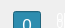
<?xml version="1.0" encoding="UTF-8"?>
<ui version="4.0">
 <class>watch</class>
 <widget class="QWidget" name="watch">
  <property name="geometry">
   <rect>
    <x>0</x>
    <y>0</y>
    <width>65</width>
    <height>28</height>
   </rect>
  </property>
  <property name="maximumSize">
   <size>
    <width>66</width>
    <height>28</height>
   </size>
  </property>
  <property name="windowTitle">
   <string>watch</string>
  </property>
  <property name="styleSheet">
   <string notr="true">QLabel{
color: rgb(255, 255, 255);
}
QProgressBar {
color:rgb(255, 255, 255);
}
QProgressBar::chunk {
margin: 1px;
}</string>
  </property>
  <widget class="QWidget" name="horizontalLayoutWidget">
   <property name="geometry">
    <rect>
     <x>0</x>
     <y>0</y>
     <width>85</width>
     <height>34</height>
    </rect>
   </property>
   <layout class="QHBoxLayout" name="horizontalLayout">
    <property name="spacing">
     <number>2</number>
    </property>
    <property name="sizeConstraint">
     <enum>QLayout::SetDefaultConstraint</enum>
    </property>
    <property name="rightMargin">
     <number>0</number>
    </property>
    <item>
     <widget class="QProgressBar" name="mem">
      <property name="sizePolicy">
       <sizepolicy hsizetype="Preferred" vsizetype="Preferred">
        <horstretch>0</horstretch>
        <verstretch>0</verstretch>
       </sizepolicy>
      </property>
      <property name="minimumSize">
       <size>
        <width>28</width>
        <height>28</height>
       </size>
      </property>
      <property name="maximumSize">
       <size>
        <width>28</width>
        <height>28</height>
       </size>
      </property>
      <property name="font">
       <font>
        <pointsize>13</pointsize>
        <weight>50</weight>
        <bold>false</bold>
        <stylestrategy>PreferDefault</stylestrategy>
        <kerning>false</kerning>
       </font>
      </property>
      <property name="mouseTracking">
       <bool>false</bool>
      </property>
      <property name="autoFillBackground">
       <bool>false</bool>
      </property>
      <property name="styleSheet">
       <string notr="true">QProgressBar {
background-color:rgb(46, 141, 175) ;
}

QProgressBar::chunk {
 background-color:  rgb(74, 183, 255);
margin: 1px;
}</string>
      </property>
      <property name="value">
       <number>0</number>
      </property>
      <property name="alignment">
       <set>Qt::AlignCenter</set>
      </property>
      <property name="textVisible">
       <bool>true</bool>
      </property>
      <property name="orientation">
       <enum>Qt::Vertical</enum>
      </property>
      <property name="invertedAppearance">
       <bool>false</bool>
      </property>
      <property name="textDirection">
       <enum>QProgressBar::TopToBottom</enum>
      </property>
      <property name="format">
       <string>%p</string>
      </property>
     </widget>
    </item>
    <item>
     <layout class="QVBoxLayout" name="verticalLayout">
      <property name="spacing">
       <number>0</number>
      </property>
      <item>
       <widget class="QLabel" name="up">
        <property name="minimumSize">
         <size>
          <width>36</width>
          <height>14</height>
         </size>
        </property>
        <property name="maximumSize">
         <size>
          <width>36</width>
          <height>14</height>
         </size>
        </property>
        <property name="font">
         <font>
          <pointsize>9</pointsize>
         </font>
        </property>
        <property name="styleSheet">
         <string notr="true"/>
        </property>
        <property name="text">
         <string>0k</string>
        </property>
        <property name="alignment">
         <set>Qt::AlignCenter</set>
        </property>
       </widget>
      </item>
      <item>
       <widget class="QLabel" name="down">
        <property name="minimumSize">
         <size>
          <width>36</width>
          <height>14</height>
         </size>
        </property>
        <property name="maximumSize">
         <size>
          <width>36</width>
          <height>14</height>
         </size>
        </property>
        <property name="styleSheet">
         <string notr="true"/>
        </property>
        <property name="text">
         <string>0k</string>
        </property>
        <property name="alignment">
         <set>Qt::AlignCenter</set>
        </property>
       </widget>
      </item>
     </layout>
    </item>
   </layout>
  </widget>
 </widget>
 <layoutdefault spacing="6" margin="11"/>
 <resources/>
 <connections/>
</ui>
